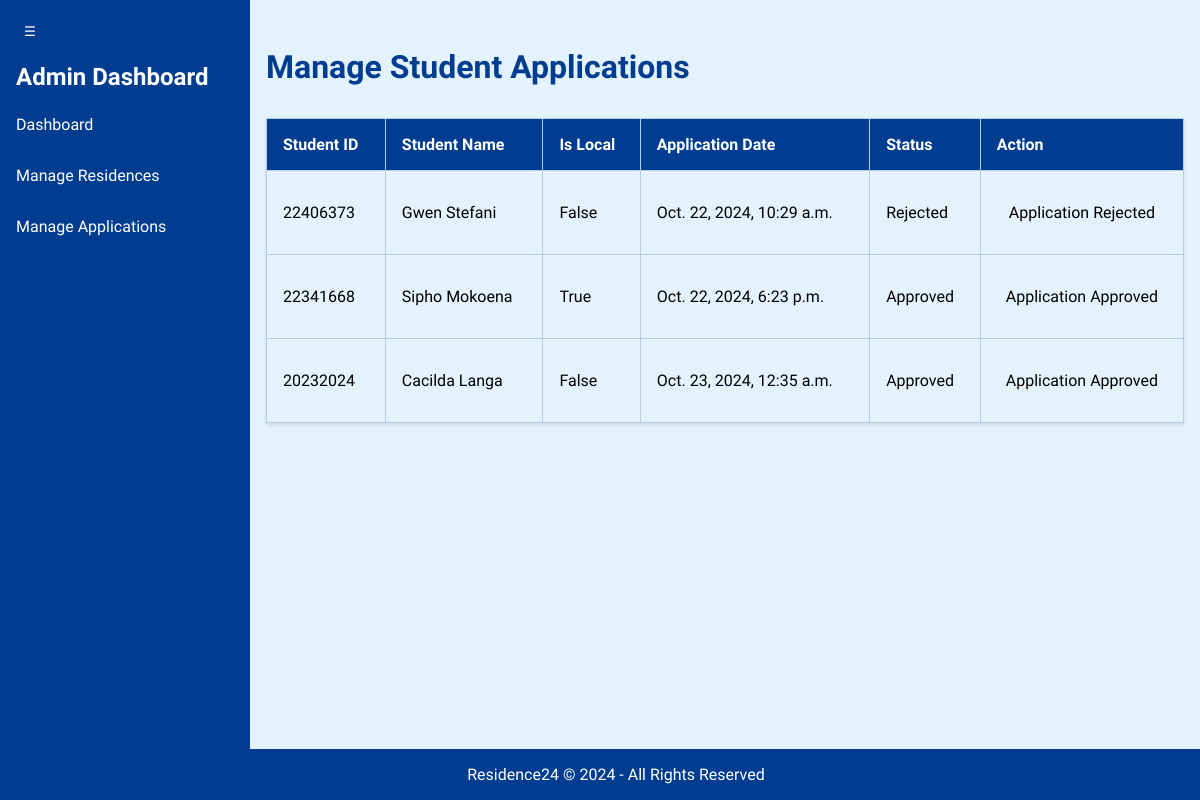
The page /housing/manage-applications/ (signed in) on the database its author committed.
### student/models.py (models this page shows, shortened)
class Application(models.Model):
    STATUS_CHOICES = [
        ("Pending", "Pending"),
        ("Approved", "Approved"),
        ("Rejected", "Rejected"),
    ]
    application_ID = models.UUIDField(default=uuid.uuid4, editable=False, unique=True)
    status = models.CharField(max_length=10, choices=STATUS_CHOICES, default="Pending")
    application_date = models.DateTimeField(auto_now_add=True)
    student = models.ForeignKey(
        Student, on_delete=models.SET_NULL, null=True, blank=True
    )
    residence = models.ForeignKey(
        Residence, on_delete=models.SET_NULL, null=True, blank=True
    )
    admin = models.ForeignKey(
        HousingAdmin, null=True, blank=True, on_delete=models.SET_NULL
    )  # Link to HousingAdmin

class Student(models.Model):
    user = models.OneToOneField(settings.AUTH_USER_MODEL, on_delete=models.CASCADE)
    student_ID = models.CharField(max_length=8, unique=True)  # Extracted from email
    first_name = models.CharField(max_length=30)
    last_name = models.CharField(max_length=30)
    GENDER_CHOICES = [
        ("Female", "Female"),
        ("Male", "Male"),
        ("Other", "Other"),
    ]
    gender = models.CharField(max_length=6, choices=GENDER_CHOICES)
    home_address_street = models.CharField(max_length=255)
    home_address_suburb = models.CharField(max_length=100)
    home_address_city = models.CharField(max_length=100)
    home_address_postal_code = models.CharField(max_length=4)
    is_local = models.BooleanField()  # Boolean to check if the student is local
    LEVEL_OF_STUDY_CHOICES = [
        ("1st year", "1st year"),
        ("2nd year", "2nd year"),
        ("3rd year", "3rd year"),
        ("4th year", "4th year"),
        ("Postgraduate", "Postgraduate"),
    ]
    level_of_study = models.CharField(max_length=20, choices=LEVEL_OF_STUDY_CHOICES)
    faculty = models.ForeignKey(Faculty, on_delete=models.CASCADE)
    ROOM_TYPE_CHOICES = [
        ("1-sleeper", "1-sleeper"),
        ("2-sleeper", "2-sleeper"),
    ]
    preferred_room_type = models.CharField(max_length=10, choices=ROOM_TYPE_CHOICES)

### housing/views.py (the view, shortened to what this page needs)
# urls.py: path("manage-applications/", views.manage_applications, name="manage_applications"),
@login_required
def manage_applications(request):
    applications = Application.objects.select_related("student").filter(
        student__isnull=False
    )
    return render(
        request,
        "housing/manage_applications.html",
        {
            "applications": applications,
        },
    )

### housing/templates/housing/manage_applications.html (shortened to what this page needs)
<!DOCTYPE html>
<html lang="en">
<head>
</head>
<body>
    <nav class="sidebar">
        <button class="toggle-btn" onclick="toggleSidebar()" aria-label="Toggle Sidebar">☰</button>
        <h2>Admin Dashboard</h2>
        <ul>
            <li><a href="{% url 'housing:admin_dashboard' %}">Dashboard</a></li>
            <li><a href="{% url 'housing:manage_residences' %}">Manage Residences</a></li>
            <li><a href="{% url 'housing:manage_applications' %}">Manage Applications</a></li>
        </ul>
    </nav>
    <div class="main-content">
        <h1>Manage Student Applications</h1>
        <table>
            <thead>
                <tr>
                    <th>Student ID</th>
                    <th>Student Name</th>
                    <th>Is Local</th>
                    <th>Application Date</th>
                    <th>Status</th>
                    <th>Action</th>
                </tr>
            </thead>
            <tbody>
                {% for application in applications %}
                <tr>
                    <td>{% if application.student %}{{ application.student.student_ID }}{% else %}N/A{% endif %}</td>
                    <td>{% if application.student %}{{ application.student.first_name }} {{ application.student.last_name }}{% else %}N/A{% endif %}</td>
                    <td>{% if application.student %}{{ application.student.is_local }}{% else %}N/A{% endif %}</td>
                    <td>{{ application.application_date }}</td>
                    <td>{{ application.status }}</td>
                    <td>
                        <div class="button-container">
                            {% if application.status == 'Pending' %}
                            <form method="POST" style="display:inline;">
                                {% csrf_token %}
                                <input type="hidden" name="application_id" value="{{ application.application_ID }}">
                                <button type="submit" name="approve">Approve</button>
                            </form>
                            <form method="POST" style="display:inline;">
                                {% csrf_token %}
                                <input type="hidden" name="application_id" value="{{ application.application_ID }}">
                                <button type="submit" name="reject">Reject</button>
                            </form>
                            {% else %}
                            <span>Application {{ application.status }}</span>
                            {% endif %}
                        </div>
                    </td>
                </tr>
                {% endfor %}
            </tbody>
        </table>
    </div>
    <footer>
        Residence24 © 2024 - All Rights Reserved
    </footer>
</body>
</html>

### housing/templates/housing/manage_applications.html (style rules this page uses)
body { font-family: 'Segoe UI', sans-serif; background-color: #e3f2fd; margin: 0; display: flex; height: 100vh; }
nav.sidebar { background-color: #003c8f; color: white; width: 250px; height: 100vh; position: fixed; transition: width 0.3s; overflow: hidden; }
.sidebar h2 { font-weight: 600; margin: 1rem; }
.sidebar ul { list-style: none; padding: 0; }
.sidebar ul li { margin: 1rem 0; }
.sidebar ul li a { color: white; text-decoration: none; display: block; padding: 0.5rem 1rem; transition: background-color 0.3s; }
.main-content { margin-left: 250px; padding: 1rem; flex: 1; transition: margin-left 0.3s; }
h1 { margin: 2rem 0; color: #003c8f; }
table { width: 100%; margin: 2rem 0; border-collapse: collapse; box-shadow: 0 2px 4px rgba(0, 0, 0, 0.1); }
th, td { padding: 1rem; text-align: left; border: 1px solid #b3cde0; }
th { background-color: #003c8f; color: white; }
.button-container { display: flex; justify-content: center; margin: 1rem 0; }
footer { text-align: center; padding: 1rem; background-color: #003c8f; color: #fff; width: 100%; position: fixed; bottom: 0; }
.toggle-btn { background-color: #003c8f; color: white; border: none; cursor: pointer; padding: 0.5rem; margin: 1rem; border-radius: 0.3rem; display: flex; justify-content: center; align-items: center; }

### rows shown on the page
Application: student.student_ID "22406373", student.first_name "Gwen", student.last_name "Stefani", student.is_local "False", application_date "Oct. 22, 2024, 10:29 a.m.", status "Rejected"
Application: student.student_ID "22341668", student.first_name "Sipho", student.last_name "Mokoena", student.is_local "True", application_date "Oct. 22, 2024, 6:23 p.m.", status "Approved"
Application: student.student_ID "20232024", student.first_name "Cacilda", student.last_name "Langa", student.is_local "False", application_date "Oct. 23, 2024, 12:35 a.m.", status "Approved"
